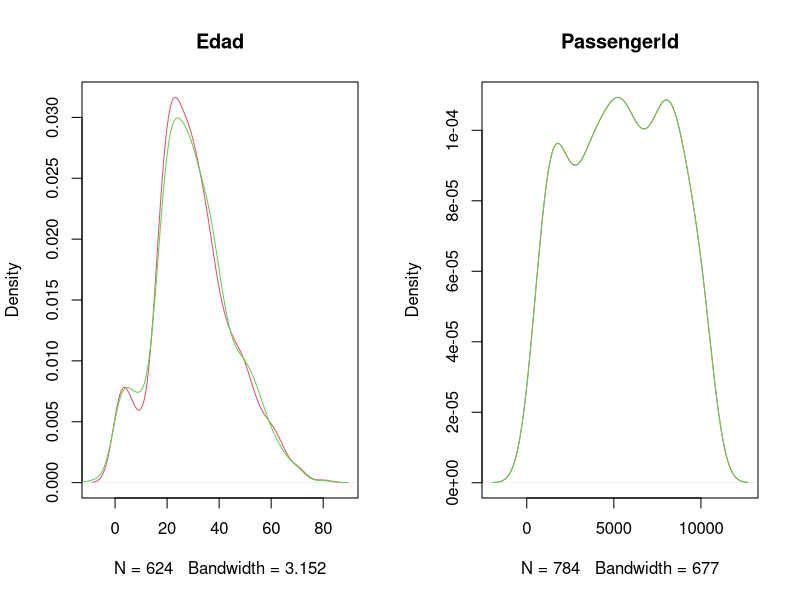
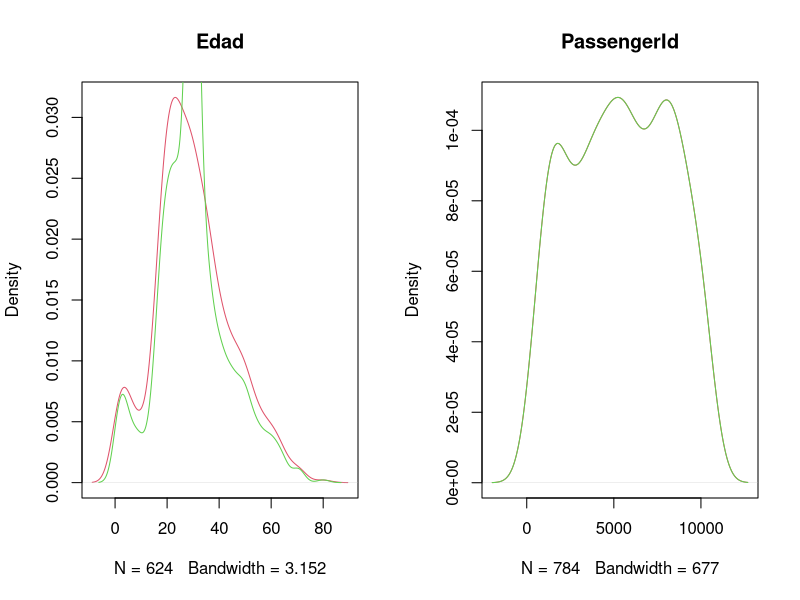
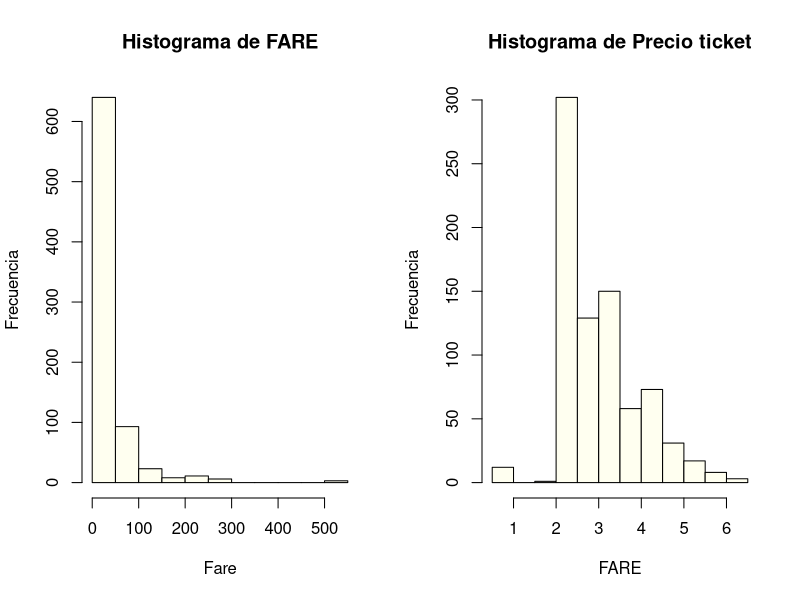
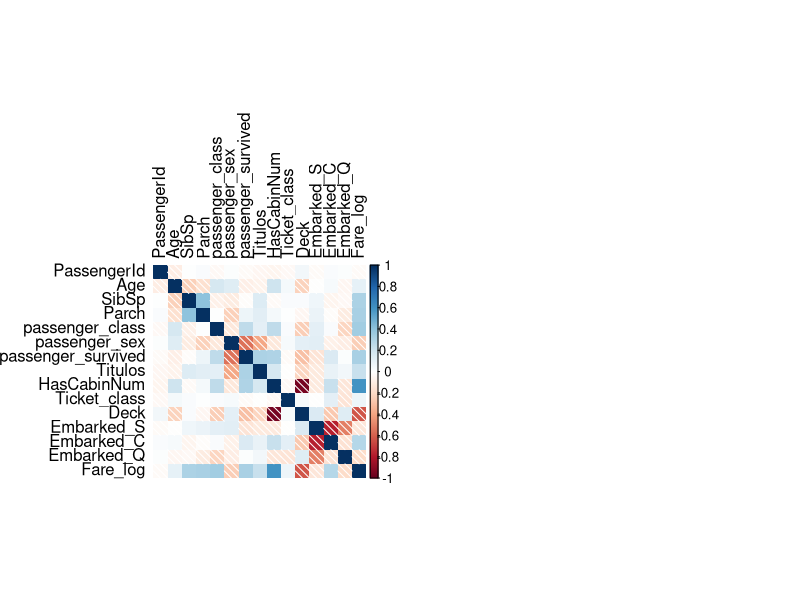
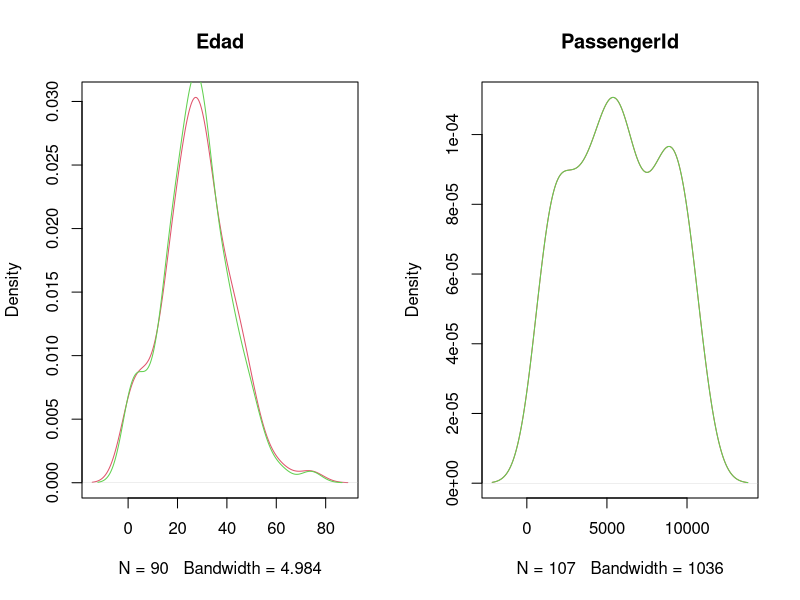
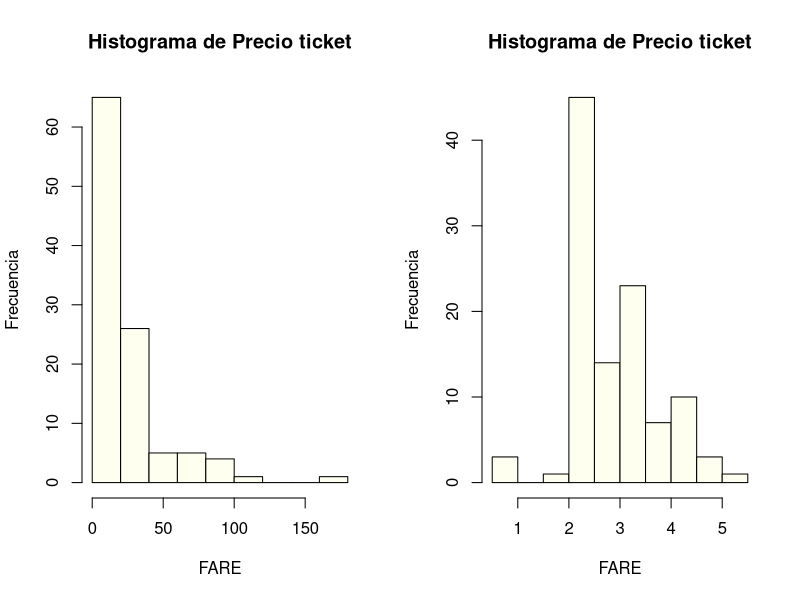

Write the R code that produced these figures, in order.
## ---- chunk 1
library(dplyr)
library(ggplot2)
library('corrplot')
library('RColorBrewer')
library(stringr)#para extraer los titulos relevantes de names
library(caTools)#la utilizo para la funcion sample.split dividir el cojunto de datos en entrenamiento y prueba
library(caret)#la utilizo para arboles de regresion 
library(rpart)#para arboles de regresion
library(mice)# La libreria mice permite realizar la imputacion de los datos mediante diferentes tecnicas.Multivariate Imputations by Chained Equations (MICE).
library(kableExtra)#tablas de Markov para visualizar correlaciones de predictores

## ---- chunk 2
#importo el conjunto de datos
titanic_data <- read.csv("data_titanic_proyecto.csv")
titanic_data
## ---- chunk 3
summary(titanic_data)
## ---- chunk 4
colSums(is.na(titanic_data))
## ---- chunk 5
#se imputa el valor a una variable temporal 
imputed_data <- mice(titanic_data%>%select(Age,PassengerId), method = "norm.boot")


## ---- chunk 6
#se utilizo la funcion de regresion lineal de la libreria mice para imputar valores
Data_Impu_boot <- mice::complete(imputed_data)

par(mfrow=c(1,2))

plot(density(titanic_data$Age ,na.rm = T),col=2,main="Edad")
lines(density(Data_Impu_boot$Age ),col=3)

plot(density(titanic_data$PassengerId,na.rm = T),col=2,main="PassengerId")
lines(density(Data_Impu_boot$PassengerId),col=3)

## ---- chunk 7
#se utilizo para imputar valores el metodo por valor medio
imputed_data <- mice(titanic_data%>%select(Age,PassengerId), method = "mean")


## ---- chunk 8
#se muestra graficamente el resultado de la imputacion en color rojo como se puede ver no satisface como el metodo anterior
Data_Impu_media <- mice::complete(imputed_data)

par(mfrow=c(1,2))

plot(density(titanic_data$Age ,na.rm = T),col=2,main="Edad")
lines(density(Data_Impu_media$Age ),col=3)

plot(density(titanic_data$PassengerId,na.rm = T),col=2,main="PassengerId")
lines(density(Data_Impu_media$PassengerId),col=3)

## ---- chunk 9
#de acuerdo al mejor desenpeño en imputacion se eligio el metodo de regresion lineal 
titanic_data<-titanic_data%>%mutate(Age = Data_Impu_boot$Age, PassengerId = Data_Impu_boot$PassengerId)
titanic_data
## ---- chunk 10
colSums(is.na(titanic_data))
## ---- chunk 11
#limpiar y transformar los datos
titanic_data$Embarked <- as.factor(titanic_data$Embarked)#transformar columna embarked en un factor(variable categorica)
titanic_data$passenger_class <- as.factor(titanic_data$passenger_class)
titanic_data$passenger_survived <- as.integer(titanic_data$passenger_survived == "Y") #comparo cada valor de la columna passenger_survived con "Y" TRUE si valor es igual a "Y" y FALSE "N" con as.integer TRUE pasa a 1 y FALSE pasa a 0
titanic_data$passenger_sex <- as.integer(titanic_data$passenger_sex == "M") #comparo cada valor de la columna passenger_sex con "Y" TRUE si valor es igual a "Y" y FALSE "N" con as.integer TRUE pasa a 1 y FALSE pasa a 0
## ---- chunk 12
#extraer los titulos de la columna Name y crear una nueva columna Titulos
titanic_data$Titulos <- str_extract(titanic_data$Name, "(Mrs|Mr|Miss|Master|Don|Dr|Rev|Mme|Ms|Major|Lady|Sir|Mlle|Col|Capt|the Countess)\\.")

#reemplazar valores NA (no coincidentes) con Otro
titanic_data$Titulos[is.na(titanic_data$Titulos)] <- "Otro"

#verificar los cambios realizados
head(titanic_data)
## ---- chunk 13
str(titanic_data)#con esto muestro la estructura interna del data frame
## ---- chunk 14
# se crea un nuevo atributo con Cabin a pesar que tiene bastanes datos faltantes vamos a probar donde no hay numero de cabina se tomara como No y donde si hay se tomara como Yes
titanic_data$HasCabinNum <- ifelse((titanic_data$Cabin != ""), "Yes", "No")
## ---- chunk 15
#se crea una variable dummy que es Ticket_Class

titanic_data$Ticket <- as.character(titanic_data$Ticket)
titanic_data$Ticket_class <- ifelse((titanic_data$Ticket != " "), substr(titanic_data$Ticket, 1, 1), "")
titanic_data$Ticket_class <- as.factor(titanic_data$Ticket_class)
#convertir los factores en numeros enteros
titanic_data$Ticket_class <- as.integer(titanic_data$Ticket_class)

## ---- chunk 16
#se crea una variable dummy que es Deck a partir de la variable cabin
titanic_data$Cabin <- as.character(titanic_data$Cabin)
titanic_data$Deck <- ifelse((titanic_data$Cabin == ""), "U", substr(titanic_data$Cabin, 1, 1))
titanic_data$Deck <- as.factor(titanic_data$Deck)
titanic_data$Deck <- as.integer(titanic_data$Deck)
## ---- chunk 17
str(titanic_data)#con esto muestro la estructura interna con las nuevas variables  del data frame
## ---- chunk 18
# creo un conjunto de datos sin columnas innecesarias
titanic_data_clean <- titanic_data %>% select(-Ticket)
titanic_data_clean
## ---- chunk 19
#creo variables dummy(convertir variables categoricas en variables numericas binarias ) para las variables categoricas
titanic_data_clean <- titanic_data_clean %>%
  mutate(
         Embarked_S = as.integer(Embarked == "S"),
         Embarked_C = as.integer(Embarked == "C"),
         Embarked_Q = as.integer(Embarked == "Q"),
         Age = as.integer(Age),
          Fare = as.integer(Fare)
         )
titanic_data_clean

## ---- chunk 20
# eliminar las variables originales categoricas
titanic_data_clean <- titanic_data_clean %>%
  select(-Embarked, - Cabin,- Name)
titanic_data_clean
## ---- chunk 21
#convertir los titulos en factores
#obtener los niveles únicos de los titulos
titulos_unicos <- unique(titanic_data_clean$Titulos)

#convertir los titulos en factores utilizando los niveles unicos
titanic_data_clean$Titulos <- factor(titanic_data_clean$Titulos, levels = titulos_unicos)

#convertir los factores en numeros enteros
titanic_data_clean$Titulos <- as.integer(titanic_data_clean$Titulos)

titanic_data_clean
## ---- chunk 22
#convertir class pasajeros en factores
#obtener los niveles únicos de los titulos
pasajeros_unicos <- unique(titanic_data_clean$passenger_class)

#convertir los titulos en factores utilizando los niveles unicos
titanic_data_clean$passenger_class <- factor(titanic_data_clean$passenger_class, levels = pasajeros_unicos)

#convertir los factores en numeros enteros
titanic_data_clean$passenger_class <- as.integer(titanic_data_clean$passenger_class)

#mostrar un resumen de la columna Titulos
summary(titanic_data_clean$passenger_class)




titanic_data_clean
## ---- chunk 23
#se crea una nueva variable dummy llamada HascabinNum 
#convertir HascabinNum en factores
#obtener los niveles únicos de las cabinas
cabinas_unicas <- unique(titanic_data_clean$HasCabinNum)

#convertir los titulos en factores utilizando los niveles unicos
titanic_data_clean$HasCabinNum <- factor(titanic_data_clean$HasCabinNum, levels = cabinas_unicas)

#convertir los factores en numeros enteros
titanic_data_clean$HasCabinNum <- as.integer(titanic_data_clean$HasCabinNum)

titanic_data_clean
## ---- chunk 24
#Se grafica el histogra de Fare para ver como es la distribucion de la varaible Fare 
    
     hist(x = titanic_data_clean$Fare, main = "Histograma de FARE", 
     xlab = "Fare", ylab = "Frecuencia",
     col = "ivory")
#como se puede apreciar esta variable tiene mucho sesgo a la derecha
## ---- chunk 25

#Se grafica el histogra de Fare para ver como es la distribucion de la varaible Fare 
    
     hist(x = log(titanic_data_clean$Fare+2), main = "Histograma de Precio ticket", 
     xlab = "FARE", ylab = "Frecuencia",
     col = "ivory")
# aplicando logaritmos naturales a los datos de la varaible se ve que mejora la distribucion

## ---- chunk 26

#se tranforman los datos aplicando logaritmo
log_1 <- log(titanic_data_clean$Fare+2)#
titanic_data_clean$Fare_log <- log_1

titanic_data_clean

## ---- chunk 27
titanic_data_clean <- titanic_data_clean %>%
   select(-Fare)
 titanic_data_clean

## ---- chunk 28

#vemos la correlacion de Passenger_survived con el resto de predictores
corrplot(cor(titanic_data_clean), # Matriz de correlacion
         method = "shade", # Metodo para el gráfico de correlacion
         type = "full",    # Estilo del grafico (también "upper" y "lower")
         diag = TRUE,      # Si TRUE (por defecto), añade la diagonal
         tl.col = "black", # Color de las etiquetas
         bg = "white",     # Color de fondo
         title = "",       # Titulo
         col = NULL)       # Palate de colores

## ---- chunk 29
# dividir los datos en conjuntos de entrenamiento y prueba (80% - 20%)
set.seed(1234) #establece una semilla para que la division sea reproducible

sample <- sample.split(titanic_data_clean$passenger_survived, SplitRatio = 0.8)
train_data  <- subset(titanic_data_clean, sample == TRUE)
validation_data   <- subset(titanic_data_clean, sample == FALSE)

#se muestra las dimensiones del conjunto de entrenamiento

dim(train_data)

#se muestra las dimensiones del conjunto de prueba
dim(validation_data)

## ---- chunk 30
#muestra como quedo distribuido el passenger_survived en el dataset de entrenamiento
train_data %>% 
  group_by(passenger_survived) %>% 
  summarise(numero_casos=n())
## ---- chunk 31
#muestra como quedo distribuido el passenger_survived en el dataset de validacion
validation_data %>% 
  group_by(passenger_survived) %>% 
  summarise(numero_casos=n())
## ---- chunk 32

# entrenando el modelo de regresión logistica con los predictores que tienen mas correlacion
model <- rpart(passenger_survived ~ passenger_class + passenger_sex + HasCabinNum + Fare_log + Embarked_S + Embarked_C + Titulos + Deck, data = train_data)

summary(model)
## ---- chunk 33
#predecir la supervivencia utilizando el modelo entrenado en el conjunto de validacion
predictions <- predict(model, newdata = validation_data, type = "matrix")
predicted_survived <- ifelse(predictions > 0.5, "Y", "N")


#calcular la precision del modelo en el conjunto de validacion
accuracy <- sum(predicted_survived == validation_data$passenger_survived) / length(validation_data$passenger_survived)
accuracy

## ---- chunk 34
#funciones para calcular precision, recall y F1 score
precision <- function(matrix) {
	# True positive
    tp <- matrix[2, 2]
	# false positive
    fp <- matrix[1, 2]
    return (tp / (tp + fp))
}

recall <- function(matrix) {
# true positive
    tp <- matrix[2, 2]# false positive
    fn <- matrix[2, 1]
    return (tp / (tp + fn))
}
#creando una matriz de confusion
conf_matrix <- table(predicted_survived, validation_data$passenger_survived)

prec <- precision(conf_matrix)
prec
rec <- recall(conf_matrix)
rec
## ---- chunk 35
f1 <- 2 * ((prec * rec) / (prec + rec))
f1
## ---- chunk 36
#importo el conjunto de datos
evaluation_data <- read.csv("evaluation_dataset.csv")
evaluation_data
## ---- chunk 37
summary(evaluation_data)
## ---- chunk 38
#limpiar y transformar los datos
evaluation_data$Embarked <- as.factor(evaluation_data$Embarked)#transformar columna embarked en un factor(variable categorica)
evaluation_data$passenger_class <- as.factor(evaluation_data$passenger_class)
evaluation_data$passenger_sex <- as.integer(evaluation_data$passenger_sex == "M") #comparo cada valor de la columna passenger_sex con "Y" TRUE si valor es igual a "Y" y FALSE "N" con as.integer TRUE pasa a 1 y FALSE pasa a 0

## ---- chunk 39
#extraer los titulos de la columna Name y crear una nueva columna Titulos
evaluation_data$Titulos <- str_extract(evaluation_data$Name, "(Mrs|Mr|Miss|Master|Don|Dr|Rev|Mme|Ms|Major|Lady|Sir|Mlle|Col|Capt|the Countess|Jonkheer)\\.")

#reemplazar valores NA (no coincidentes) con Otro
evaluation_data$Titulos[is.na(evaluation_data$Titulos)] <- "Otro"

#verificar los cambios realizados
head(evaluation_data)
## ---- chunk 40
str(evaluation_data)#con esto muestro la estructura interna del data frame

## ---- chunk 41
colSums(is.na(evaluation_data))
## ---- chunk 42
imputed_data <- mice(evaluation_data%>%select(Age,PassengerId), method = "norm.boot")


## ---- chunk 43
Data_Impu_boot <- mice::complete(imputed_data)

par(mfrow=c(1,2))

plot(density(evaluation_data$Age ,na.rm = T),col=2,main="Edad")
lines(density(Data_Impu_boot$Age ),col=3)

plot(density(evaluation_data$PassengerId,na.rm = T),col=2,main="PassengerId")
lines(density(Data_Impu_boot$PassengerId),col=3)

## ---- chunk 44

#evaluation_data$Age[is.na(evaluation_data$Age)] <- mean(evaluation_data$Age, na.rm = TRUE)
evaluation_data<-evaluation_data%>%mutate(Age = Data_Impu_boot$Age, PassengerId = Data_Impu_boot$PassengerId)
evaluation_data

## ---- chunk 45
colSums(is.na(evaluation_data))
## ---- chunk 46
# se crea un nuevo atributo con Cabin a pesar que tiene bastanes datos faltantes vamos a probar donde no hay numero de cabina se tomara como No y donde si hay se tomara como Yes
evaluation_data$HasCabinNum <- ifelse((evaluation_data$Cabin != ""), "Yes", "No")
## ---- chunk 47
#agrupamos la clase del boleto
evaluation_data$Ticket <- as.character(evaluation_data$Ticket)
evaluation_data$Ticket_class <- ifelse((evaluation_data$Ticket != " "), substr(evaluation_data$Ticket, 1, 1), "")
evaluation_data$Ticket_class <- as.factor(evaluation_data$Ticket_class)
#convertir los factores en numeros enteros
evaluation_data$Ticket_class <- as.integer(evaluation_data$Ticket_class)

## ---- chunk 48
#agrupamos la clase del boleto
evaluation_data$Cabin <- as.character(evaluation_data$Cabin)
evaluation_data$Deck <- ifelse((evaluation_data$Cabin == ""), "U", substr(evaluation_data$Cabin, 1, 1))
evaluation_data$Deck <- as.factor(evaluation_data$Deck)
evaluation_data$Deck <- as.integer(evaluation_data$Deck)
## ---- chunk 49
# creo un conjunto de datos sin columnas innecesarias
evaluation_data_clean <- evaluation_data %>% select(-Name)
evaluation_data_clean
## ---- chunk 50
#creo variables dummy(convertir variables categoricas en variables numericas binarias ) para las variables categoricas
evaluation_data_clean <- evaluation_data_clean %>%
  mutate(
         Age = as.integer(Age),
         Embarked_S = as.integer(Embarked == "S"),
         Embarked_C = as.integer(Embarked == "C"),
         Embarked_Q = as.integer(Embarked == "Q"),
         Fare = as.integer(Fare)
         )
evaluation_data_clean
## ---- chunk 51
 #eliminar las variables originales categoricas
evaluation_data_clean <- evaluation_data_clean %>%
  select(- Cabin,- Embarked,-Ticket )

evaluation_data_clean
## ---- chunk 52
#contando la cantidad de cada titulo de la columna Titulos
titulo_recuento <- table(evaluation_data_clean$Titulos)

#imprimimiendo el recuento de cada titulo
print(titulo_recuento)
## ---- chunk 53
#convertir los titulos en factores
#obtener los niveles únicos de los titulos
titulos_unicos <- unique(evaluation_data_clean$Titulos)

#convertir los titulos en factores utilizando los niveles unicos
evaluation_data_clean$Titulos <- factor(evaluation_data_clean$Titulos, levels = titulos_unicos)

#convertir los factores en numeros enteros
evaluation_data_clean$Titulos <- as.integer(evaluation_data_clean$Titulos)

#mostrar un resumen de la columna Titulos
summary(evaluation_data_clean$Titulos)
evaluation_data_clean
## ---- chunk 54
#convertir passenger_class en factores
#obtener los niveles únicos de lpassenger_class
pasasjeros_unicos <- unique(evaluation_data_clean$passenger_class)

#convertir los titulos en factores utilizando los niveles unicos
evaluation_data_clean$passenger_class <- factor(evaluation_data_clean$passenger_class, levels = pasasjeros_unicos)

#convertir los factores en numeros enteros
evaluation_data_clean$passenger_class <- as.integer(evaluation_data_clean$passenger_class)


evaluation_data_clean
## ---- chunk 55
#convertir los titulos en factores
#obtener los niveles únicos de los titulos
pasasjeros_unicos <- unique(evaluation_data_clean$HasCabinNum)

#convertir los titulos en factores utilizando los niveles unicos
evaluation_data_clean$HasCabinNum <- factor(evaluation_data_clean$HasCabinNum, levels = pasasjeros_unicos)

#convertir los factores en numeros enteros
evaluation_data_clean$HasCabinNum <- as.integer(evaluation_data_clean$HasCabinNum)


evaluation_data_clean
## ---- chunk 56
#
#Se grafica el histogra de Fare para ver como es la distribucion de la varaible Fare 
    
     hist(x = evaluation_data_clean$Fare, main = "Histograma de Precio ticket", 
     xlab = "FARE", ylab = "Frecuencia",
     col = "ivory")
#como se puede apreciar esta variable tiene mucho sesgo a la derecha
## ---- chunk 57
#Se grafica el histogra de Fare para ver como es la distribucion de la varaible Fare 
    
     hist(x = log(evaluation_data_clean$Fare+2), main = "Histograma de Precio ticket", 
     xlab = "FARE", ylab = "Frecuencia",
     col = "ivory")
# aplicando logaritmos naturales a los datos de la varaible se ve que mejora la distribucion
## ---- chunk 58
#se tranforman los datos aplicando logaritmo
log <- log(evaluation_data_clean$Fare+2)#
evaluation_data_clean$Fare_log <- log

evaluation_data_clean
## ---- chunk 59
evaluation_data_clean <- evaluation_data_clean %>%
   select(-Fare)
 evaluation_data_clean
## ---- chunk 60
titanic <- rbind(train_data,validation_data)# se hace un solo dataset
titanic
## ---- chunk 61
# entrenando el modelo de regresión logistica con el conjunto de entrenamiento

model_test <- rpart(passenger_survived ~ passenger_class + passenger_sex + HasCabinNum + Fare_log + Embarked_S + Embarked_C + Titulos + Deck, data = titanic)

summary(model_test)
## ---- chunk 62
#predecir la supervivencia utilizando el modelo entrenado en el conjunto de validacion
predictions <- predict(model_test, newdata = evaluation_data_clean, type = "matrix")
predicted_survived_test <- ifelse(predictions > 0.5, "Y", "N")
predicted_survived_test

## ---- chunk 63
#se convierten los valores predecidos a valores de 0=N, 1=Y
passenger_survived <- as.integer(predicted_survived_test== "Y") #comparo cada valor de la columna passenger_survived con "Y" TRUE si valor es igual a "Y" y FALSE "N" con as.integer TRUE pasa a 1 y FALSE pasa a 0
passenger_survived
## ---- chunk 64
PassengerId <- evaluation_data_clean$PassengerId
predicciones_data <- cbind(PassengerId , passenger_survived ) 
predicciones_data

## ---- chunk 65

#en la variable predicciones_data estas las predicciones utilizo sep = "," para especificar un separador personalizado 
write.csv(predicciones_data, "predictionshoysiultimaprueba.csv", sep = ",", row.names = FALSE)
